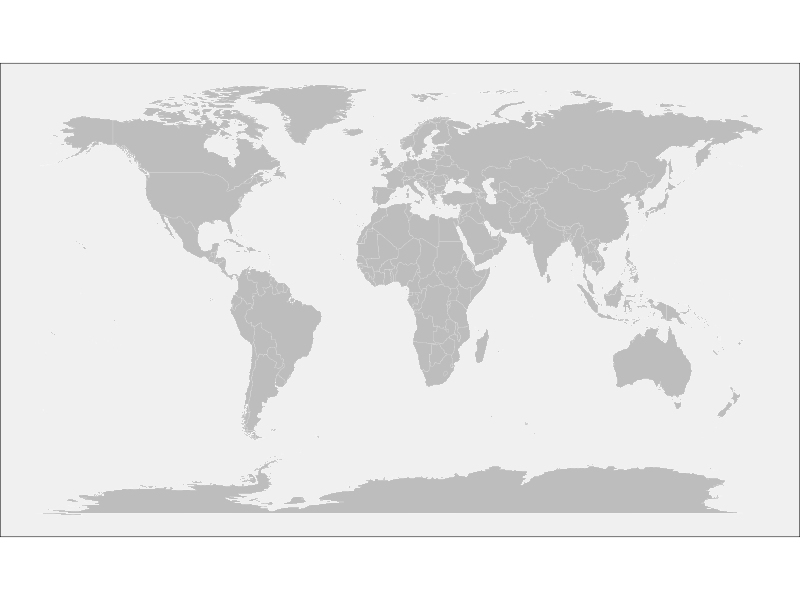

The R script that drew this image:
library(dplyr)
library(stringr)
library(ggplot2)
library(maps)

options(scipen = 999) ## To disable scientific notation

world <- map_data("world")
head(world)

world <- map_data("world")
worldplot <- ggplot() +
  geom_polygon(data = world, 
               fill = "#bdbdbd",
               color = "white",
               linewidth = 0.05, 
               aes(x=long, y = lat, group = group)) + 
  coord_fixed(1.3) + 
  theme_void() +
  theme(panel.background = element_rect(fill = "#f0f0f0"))
worldplot
